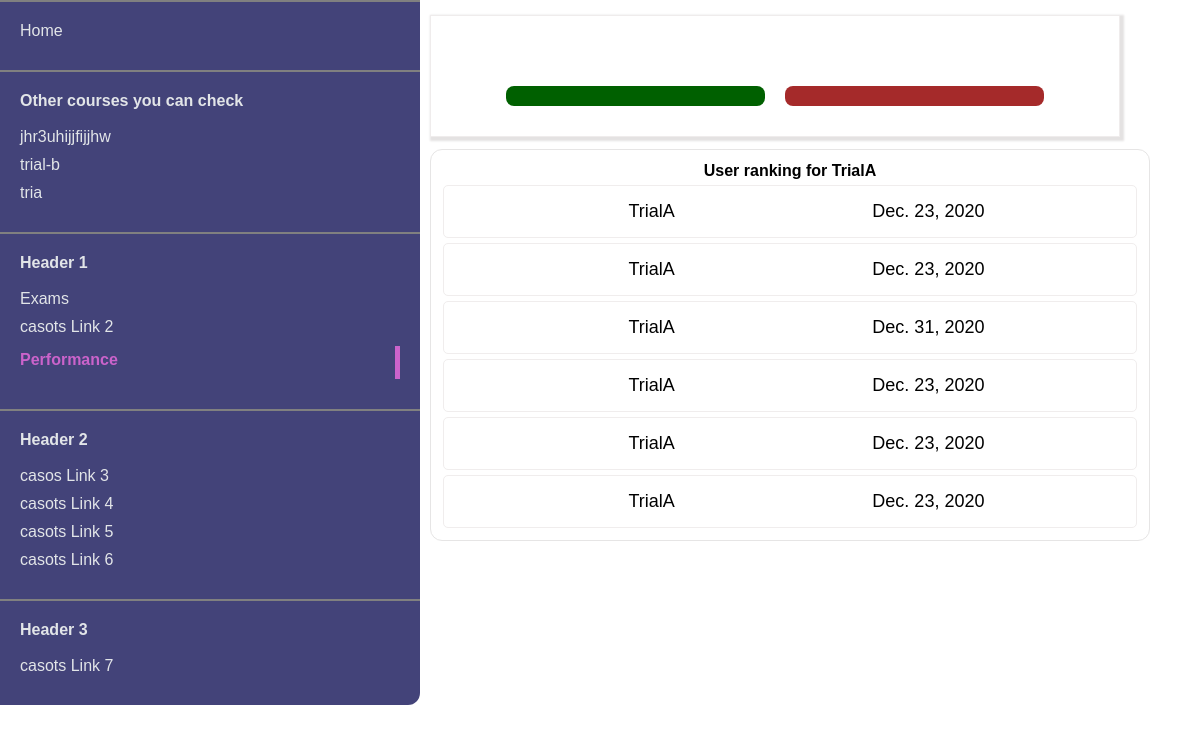
Screenshot of /leaderboard/trial/ with the database file from the repository.
### courses/models.py (models this page shows, shortened)
class Courses(models.Model):
    category = models.ForeignKey(Category, related_name = 'courses', on_delete=models.CASCADE)
    name = models.CharField(max_length=250,)
    body = models.TextField()
    description =RichTextField()
    slug=models.SlugField(max_length=250,unique=True)
    images = models.ImageField(upload_to='courses/')
    class Meta:
        ordering=('name',)
        verbose_name = 'course'
        verbose_name_plural = 'courses'

class Leadership_board(models.Model):
    user = models.CharField(max_length=60, blank=True)
    score = models.IntegerField( blank=True)
    course = models.CharField(max_length=50, blank=True)
    date = models.DateField(blank=True)
    last_renewal = models.DateField()
    trials = models.IntegerField(default=0)

### courses/views.py (the view)
# urls.py: path('leaderboard/<str:quiz>/', views.leadership_board, name='leadership_board'),
def leadership_board(request, quiz):
    quizName = str(quiz)
    course_name = Courses.objects.filter(slug=quizName).first()
    course_category = course_name.category.name
    related_quiz = Quiz.objects.filter(course__category__name=course_category).all()
    listit = list(related_quiz)
    related_quizzes = []
    for i in listit:
        if i.course.slug == quizName:
            pass
        else:
            related_quizzes.append(i.course.slug)
    ranked_performance = Leadership_board.objects.all().filter(course=course_name.name).order_by('-score')
    return render(request, 'quizTest/ranked_performance.html', {'user_performances': ranked_performance, 'related_quizzes': related_quizzes})

### templates/quizTest/ranked_performance.html (shortened to what this page needs)
{% load static %}
<!DOCTYPE html>
<html>
    <head>
        <link rel='stylesheet' href='{% static "quizTest/quiz_nav.css" %}'>
    </head>
    <body>
         <nav id='nav'>
            <div id='nav_house'>
                <div>
                    <p><a href='{% url "courses:home" %}'>Home</a></p>
                </div>
                {% if related_quizzes %}
                <div>
                    <h4> Other courses you can check</h4>
                    <br>
                    {% for related_quiz in related_quizzes %}
                        <p><a href='{% url "courses:leadership_board" related_quiz %}'>{{ related_quiz }}</a></p>
                    {% endfor %}
                </div>
                {% endif %}
                <div>
                    <h4>Header 1</h4>
                    <br>
                    <a href='#'><p>Exams</p></a>
                    <p><a href='#'>casots Link 2</a></p>
                    <p  class='active'>Performance</p>
                </div>
                <div>
                    <h4>Header 2</h4>
                    <br>
                    <p><a href='#'>casos Link 3</a></p>
                    <p><a href='#'>casots Link 4</a></p>
                    <p><a href='#'>casots Link 5</a></p>
                    <p><a href='#'>casots Link 6</a></p>
                </div>
                <div>
                    <h4>Header 3</h4>
                    <br>
                    <p><a href='#'>casots Link 7</a></p>
                </div>
            </div>
        </nav>
        <br>
        <div class='main_body'>
        <div id='score_container'>
                <div id='score'>
                </div>
            <div id='user_course'>
                <div id='user'>
                </div>
                <div id='course'>
                </div>
        </div>
           <br>
        </div>
        <div id='history'>
            <p style='text-align: center;'><strong>User ranking for {{user_performances.0.course }}</strong> </p>
            {% if user_performances %}
            {% for performance in user_performances %}
                <div class='summary' data-score='{{ performance.score }}' data-course='{{ performance.course }}' data-date='{{ performance.date }}' data-user='{{ performance.user }}'>
                    <p class='short'>{{ performance.course }}</p>
                    <p class='short'>{{ performance.date }}</p>
                </div>
            {% endfor %}
            {% else %}
                <div class='summary'>
                    <p><strong>No History yet</strong></p>
                </div>
            {% endif %}
        </div>
    </div>
    </body>
</html>

### static/quizTest/quiz_nav.css (style rules this page uses)
#nav { background-color: rgb(67, 67, 121); color: rgb(226, 229, 232); width: 35%; border-bottom-right-radius: 12px; }
#nav a { text-decoration: none; color: rgb(226, 229, 232); }
#nav p { margin-bottom: 10px; }
#nav_house div { padding: 20px; border-top: 2px solid grey; }
#nav_house .active { color: rgb(203, 99, 203); padding-top: 5px; font-weight: bolder; padding-bottom: 10px; border-right: 5px solid rgb(203, 99, 203); }

### templates/quizTest/ranked_performance.html (style rules this page uses)
* { margin: 0px; }
body { font-family: Helvetica, sans-serif, Arial; display: flex; flex-wrap: wrap; }
#score_container { background-color: white; border: 1px solid rgb(239, 236, 236); padding: 20px; box-shadow: 2px 2px 2px 2px rgb(228, 226, 226); display: flex; flex-wrap: wrap; width: 90%; }
#score { width: 90%; padding-top: 20px; padding-bottom: 20px; border-radius: 5px; background-color: white; text-align: center; font-size: 2em; margin: auto; }
#user_course { width: 100%; margin: auto; display: flex; color: rgb(255, 238, 238); flex-wrap: wrap; justify-content: center; }
#user, #course { width: 40%; text-align: center; margin: 10px; padding-top: 10px; padding-bottom: 10px; border-radius: 8px; }
#user { background-color: rgb(0, 96, 0); }
#course { background-color: brown; }
#history { border: 1px solid rgb(230, 229, 229); border-radius: 12px; margin-top: 12px; justify-content: center; align-items: center; padding: 12px; }
.summary { display: flex; flex-wrap: wrap; justify-content: center; align-items: center; padding-top: 15px; padding-bottom: 15px; border: 1px solid rgb(240, 237, 237); border-radius: 5px; margin-top: 5px; cursor: pointer; }
.summary .short { width: 40%; text-align: center; font-size: large; }
.main_body { width: 101%; margin-top: 15px; justify-content: center; }
@media (min-width: 799px) { .main_body { width:60%; margin-left: 10px; } }

### rows the page displays
Courses: related_quizzes "jhr3uhijjfijjhw"
Courses: related_quizzes "trial-b"
Courses: related_quizzes "tria"
Leadership_board: course "TrialA", date "Dec. 23, 2020"
Leadership_board: course "TrialA", date "Dec. 23, 2020"
Leadership_board: course "TrialA", date "Dec. 31, 2020"
Leadership_board: course "TrialA", date "Dec. 23, 2020"
Leadership_board: course "TrialA", date "Dec. 23, 2020"
Leadership_board: course "TrialA", date "Dec. 23, 2020"
